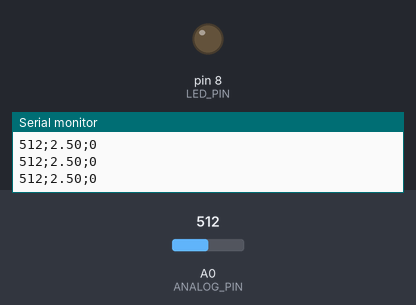
A sketch run on a simulated Arduino Uno, built with avr-gcc and run on an emulated ATmega328P. On the bench: output pins drawn as LEDs (lit = HIGH), the last lines printed to the serial monitor. The inputs (shaded band) are chosen by the test bench; at power-on: A0 (ANALOG_PIN) = 512.

Above: at 1.3 s.
1.4 s: A0 (ANALOG_PIN) set to 965
2.9 s: A0 (ANALOG_PIN) set to 993
At 3.4 s:
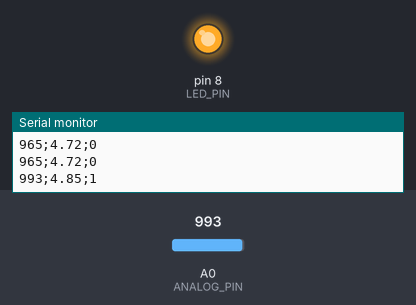
4.5 s: A0 (ANALOG_PIN) set to 900
At 5.7 s:
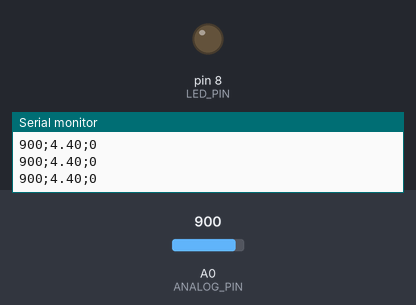
6.0 s: A0 (ANALOG_PIN) set to 1023
At 7.1 s:
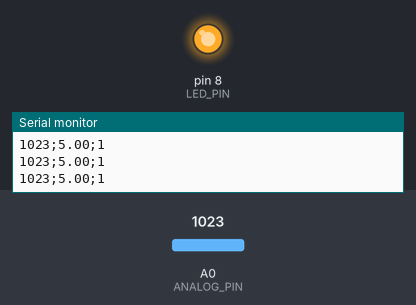
Timing chart, 0 to 8.5 s (numbered marks = the images above; inputs shaded):
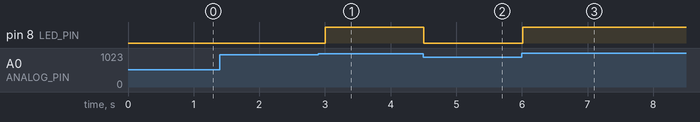

The sketch:

Photoresistor.ino
```cpp
#include <math.h>             // Math library for log function
// Photoresistor constants
# define threshold 4.8       // Photoresistor threshold value
// I/O constants
#define ANALOG_PIN A0         // Thermistor analog pin
#define LED_PIN 8             // LED digital pin
// Experiment constants
#define DELAY 500             // Delay between measurements


//.......................................Setup........................................
void setup() {
  Serial.begin(9600);         // Starting the serial communication
  pinMode(LED_PIN, OUTPUT);   // Setting the LED pin as output
}

//......................................Functions......................................

// Function for changing the state of the LED according to the Thermistor temperature
bool blackHole(float volt){                       // t_th is the thermistor temperature
  if (volt > threshold){                             // If the temperature is higher than the target one
    digitalWrite(LED_PIN, HIGH);                      // Turn the LED on
    return 1;
  }
  else{                                                // If the temperature is lower than the target temperature
    digitalWrite(LED_PIN, LOW);                       // Turn the LED off
    return 0;
  }
}

// Function for printing in the console
void print_data(int rawInput, float voltage, bool state){
  Serial.print(rawInput);                             // Printing the raw input value
  Serial.print(';');                                  // Printing the separator
  Serial.print(voltage);                              // Printing the voltage value
  Serial.print(';');
  Serial.println(state);                           // Printing the resistance value
}

//.....................................Main Loop......................................
void loop() {
  // Reading the value from analog pin ANALOG_PIN
  int photoresistorInput = analogRead(ANALOG_PIN);

  // Converting the analog input value to voltage
  float thermistorVoltage = photoresistorInput * 5.0/1023;

  // Controlling the LED state according to the thermistor temperature
  bool LedState = blackHole(thermistorVoltage);

  // Printing the data
  print_data(photoresistorInput, thermistorVoltage, LedState);

  // Delaying the loop
  delay(DELAY);
}
```

Measured:
- the behaviour switches between 982 and 983 on A0 (ANALOG_PIN) (found by bisection; images 0 and 1)
- after the input at 2.9 s, pin 8 (LED_PIN): LOW → HIGH after 0.10 s
- after the input at 4.5 s, pin 8 (LED_PIN): HIGH → LOW at once
- after the input at 6.0 s, pin 8 (LED_PIN): LOW → HIGH at once
